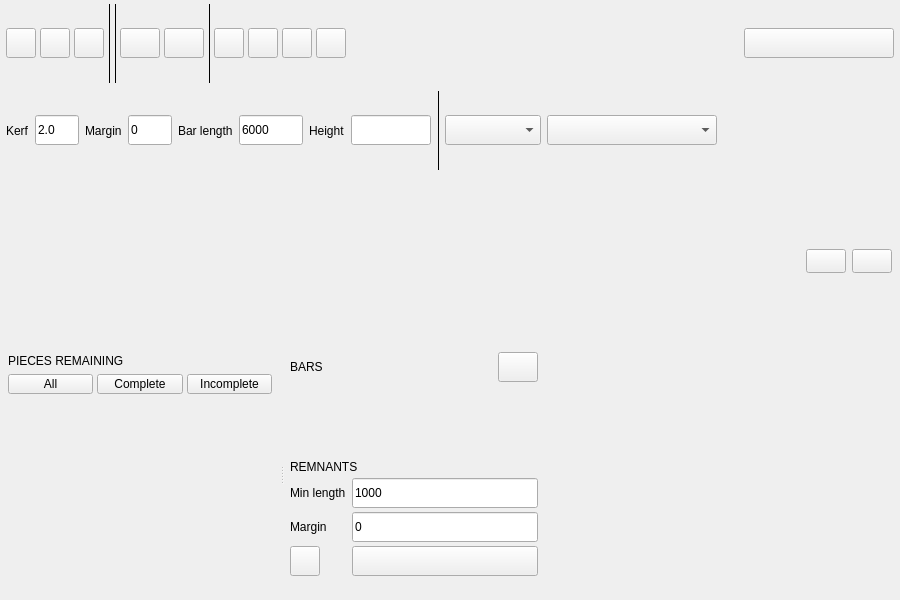
<?xml version="1.0" encoding="UTF-8"?>
<ui version="4.0">
 <class>TabNesting</class>
 <widget class="QWidget" name="TabNesting">
  <property name="geometry">
   <rect>
    <x>0</x>
    <y>0</y>
    <width>900</width>
    <height>600</height>
   </rect>
  </property>
  <layout class="QVBoxLayout" name="main_layout">
   <property name="leftMargin"><number>0</number></property>
   <property name="topMargin"><number>0</number></property>
   <property name="rightMargin"><number>0</number></property>
   <property name="bottomMargin"><number>0</number></property>
   <property name="spacing"><number>0</number></property>

   <!-- toolbar_frame -->
   <item>
    <widget class="QFrame" name="toolbar_frame">
     <layout class="QVBoxLayout" name="toolbar_outer_layout">
      <property name="leftMargin"><number>0</number></property>
      <property name="topMargin"><number>0</number></property>
      <property name="rightMargin"><number>0</number></property>
      <property name="bottomMargin"><number>0</number></property>
      <property name="spacing"><number>0</number></property>

      <!-- Row 1 -->
      <item>
       <widget class="QWidget" name="toolbar_row1" native="true">
        <layout class="QHBoxLayout" name="row1_layout">
         <property name="leftMargin"><number>6</number></property>
         <property name="topMargin"><number>4</number></property>
         <property name="rightMargin"><number>6</number></property>
         <property name="bottomMargin"><number>4</number></property>
         <property name="spacing"><number>4</number></property>

         <item>
          <widget class="QPushButton" name="save_btn">
           <property name="minimumSize"><size><width>30</width><height>30</height></size></property>
           <property name="maximumSize"><size><width>30</width><height>30</height></size></property>
          </widget>
         </item>
         <item>
          <widget class="QPushButton" name="clear_btn">
           <property name="minimumSize"><size><width>30</width><height>30</height></size></property>
           <property name="maximumSize"><size><width>30</width><height>30</height></size></property>
          </widget>
         </item>
         <item>
          <widget class="QPushButton" name="export_btn">
           <property name="minimumSize"><size><width>30</width><height>30</height></size></property>
           <property name="maximumSize"><size><width>30</width><height>30</height></size></property>
          </widget>
         </item>
         <item>
          <widget class="QFrame" name="sep1">
           <property name="frameShape"><enum>QFrame::Shape::VLine</enum></property>
           <property name="minimumSize"><size><width>2</width><height>0</height></size></property>
           <property name="maximumSize"><size><width>2</width><height>16777215</height></size></property>
          </widget>
         </item>

         <!-- mode_toggle and stock_toggle inserted in Python via insertWidget -->

         <item>
          <widget class="QFrame" name="sep2">
           <property name="frameShape"><enum>QFrame::Shape::VLine</enum></property>
           <property name="minimumSize"><size><width>2</width><height>0</height></size></property>
           <property name="maximumSize"><size><width>2</width><height>16777215</height></size></property>
          </widget>
         </item>
         <item>
          <widget class="QPushButton" name="add_bar_btn">
           <property name="minimumSize"><size><width>0</width><height>30</height></size></property>
           <property name="maximumSize"><size><width>16777215</width><height>30</height></size></property>
          </widget>
         </item>
         <item>
          <widget class="QPushButton" name="rem_toolbar_btn">
           <property name="minimumSize"><size><width>0</width><height>30</height></size></property>
           <property name="maximumSize"><size><width>16777215</width><height>30</height></size></property>
          </widget>
         </item>
         <item>
          <widget class="QFrame" name="sep3">
           <property name="frameShape"><enum>QFrame::Shape::VLine</enum></property>
           <property name="minimumSize"><size><width>2</width><height>0</height></size></property>
           <property name="maximumSize"><size><width>2</width><height>16777215</height></size></property>
          </widget>
         </item>
         <item>
          <widget class="QPushButton" name="rotate_left_btn">
           <property name="minimumSize"><size><width>30</width><height>30</height></size></property>
           <property name="maximumSize"><size><width>30</width><height>30</height></size></property>
          </widget>
         </item>
         <item>
          <widget class="QPushButton" name="flip_v_btn">
           <property name="minimumSize"><size><width>30</width><height>30</height></size></property>
           <property name="maximumSize"><size><width>30</width><height>30</height></size></property>
          </widget>
         </item>
         <item>
          <widget class="QPushButton" name="flip_h_btn">
           <property name="minimumSize"><size><width>30</width><height>30</height></size></property>
           <property name="maximumSize"><size><width>30</width><height>30</height></size></property>
          </widget>
         </item>
         <item>
          <widget class="QPushButton" name="rotate_right_btn">
           <property name="minimumSize"><size><width>30</width><height>30</height></size></property>
           <property name="maximumSize"><size><width>30</width><height>30</height></size></property>
          </widget>
         </item>
         <item>
          <spacer name="row1_spacer">
           <property name="orientation"><enum>Qt::Horizontal</enum></property>
           <property name="sizeHint" stdset="0"><size><width>40</width><height>20</height></size></property>
          </spacer>
         </item>
         <item>
          <widget class="QPushButton" name="auto_nest_btn">
           <property name="minimumSize"><size><width>150</width><height>30</height></size></property>
           <property name="maximumSize"><size><width>16777215</width><height>30</height></size></property>
          </widget>
         </item>
        </layout>
       </widget>
      </item>

      <!-- Row 2 -->
      <item>
       <widget class="QWidget" name="toolbar_row2" native="true">
        <layout class="QHBoxLayout" name="row2_layout">
         <property name="leftMargin"><number>6</number></property>
         <property name="topMargin"><number>4</number></property>
         <property name="rightMargin"><number>6</number></property>
         <property name="bottomMargin"><number>4</number></property>
         <property name="spacing"><number>6</number></property>

         <item>
          <widget class="QLabel" name="lbl_kerf">
           <property name="text"><string>Kerf</string></property>
          </widget>
         </item>
         <item>
          <widget class="QLineEdit" name="tb_kerf">
           <property name="minimumSize"><size><width>44</width><height>30</height></size></property>
           <property name="maximumSize"><size><width>44</width><height>30</height></size></property>
           <property name="text"><string>2.0</string></property>
          </widget>
         </item>
         <item>
          <widget class="QLabel" name="lbl_margin">
           <property name="text"><string>Margin</string></property>
          </widget>
         </item>
         <item>
          <widget class="QLineEdit" name="tb_margin">
           <property name="minimumSize"><size><width>44</width><height>30</height></size></property>
           <property name="maximumSize"><size><width>44</width><height>30</height></size></property>
           <property name="text"><string>0</string></property>
          </widget>
         </item>
         <item>
          <widget class="QLabel" name="lbl_bar_len">
           <property name="text"><string>Bar length</string></property>
          </widget>
         </item>
         <item>
          <widget class="QLineEdit" name="tb_bar_len">
           <property name="minimumSize"><size><width>64</width><height>30</height></size></property>
           <property name="maximumSize"><size><width>64</width><height>30</height></size></property>
           <property name="text"><string>6000</string></property>
          </widget>
         </item>
         <item>
          <widget class="QLabel" name="lbl_height">
           <property name="text"><string>Height</string></property>
          </widget>
         </item>
         <item>
          <widget class="QLineEdit" name="tb_height">
           <property name="minimumSize"><size><width>80</width><height>30</height></size></property>
           <property name="maximumSize"><size><width>80</width><height>30</height></size></property>
          </widget>
         </item>

         <!-- common_toggle and snap_toggle inserted in Python via insertWidget -->

         <item>
          <widget class="QFrame" name="sep4">
           <property name="frameShape"><enum>QFrame::Shape::VLine</enum></property>
           <property name="minimumSize"><size><width>2</width><height>0</height></size></property>
           <property name="maximumSize"><size><width>2</width><height>16777215</height></size></property>
          </widget>
         </item>
         <item>
          <widget class="QComboBox" name="opt_combo">
           <property name="minimumSize"><size><width>96</width><height>30</height></size></property>
           <property name="maximumSize"><size><width>96</width><height>30</height></size></property>
          </widget>
         </item>
         <item>
          <widget class="QComboBox" name="strategy_combo">
           <property name="minimumSize"><size><width>170</width><height>30</height></size></property>
           <property name="maximumSize"><size><width>16777215</width><height>30</height></size></property>
          </widget>
         </item>
         <item>
          <spacer name="row2_spacer">
           <property name="orientation"><enum>Qt::Horizontal</enum></property>
           <property name="sizeHint" stdset="0"><size><width>40</width><height>20</height></size></property>
          </spacer>
         </item>
        </layout>
       </widget>
      </item>
     </layout>
    </widget>
   </item>

   <!-- info_bar -->
   <item>
    <widget class="QWidget" name="info_bar" native="true">
     <layout class="QHBoxLayout" name="info_bar_layout">
      <property name="leftMargin"><number>8</number></property>
      <property name="topMargin"><number>0</number></property>
      <property name="rightMargin"><number>8</number></property>
      <property name="bottomMargin"><number>0</number></property>
      <item>
       <widget class="QLabel" name="qty_lbl">
        <property name="text"><string/>
        </property>
        <property name="visible"><bool>false</bool></property>
       </widget>
      </item>
      <item>
       <spacer name="info_spacer">
        <property name="orientation"><enum>Qt::Horizontal</enum></property>
        <property name="sizeHint" stdset="0"><size><width>40</width><height>20</height></size></property>
       </spacer>
      </item>
      <item>
       <widget class="QLabel" name="status_lbl">
        <property name="text"><string/>
        </property>
       </widget>
      </item>
      <item>
       <widget class="QPushButton" name="delete_btn">
        <property name="minimumSize"><size><width>0</width><height>24</height></size></property>
        <property name="maximumSize"><size><width>16777215</width><height>24</height></size></property>
        <property name="visible"><bool>false</bool></property>
       </widget>
      </item>
      <item>
       <widget class="QPushButton" name="remove_btn">
        <property name="minimumSize"><size><width>0</width><height>24</height></size></property>
        <property name="maximumSize"><size><width>16777215</width><height>24</height></size></property>
        <property name="visible"><bool>false</bool></property>
       </widget>
      </item>
     </layout>
    </widget>
   </item>

   <!-- splitter -->
   <item>
    <widget class="QSplitter" name="splitter">
     <property name="orientation"><enum>Qt::Horizontal</enum></property>
     <property name="childrenCollapsible"><bool>true</bool></property>

     <!-- pieces_panel -->
     <widget class="QWidget" name="pieces_panel">
      <property name="minimumSize"><size><width>160</width><height>0</height></size></property>
      <property name="maximumSize"><size><width>280</width><height>16777215</height></size></property>
      <layout class="QVBoxLayout" name="pieces_panel_layout">
       <property name="leftMargin"><number>0</number></property>
       <property name="topMargin"><number>0</number></property>
       <property name="rightMargin"><number>0</number></property>
       <property name="bottomMargin"><number>0</number></property>
       <property name="spacing"><number>0</number></property>
       <item>
        <widget class="QFrame" name="pieces_hdr_frame">
         <layout class="QVBoxLayout" name="pieces_hdr_layout">
          <property name="leftMargin"><number>8</number></property>
          <property name="topMargin"><number>6</number></property>
          <property name="rightMargin"><number>8</number></property>
          <property name="bottomMargin"><number>6</number></property>
          <item>
           <widget class="QLabel" name="sidebar_title">
            <property name="text"><string>PIECES REMAINING</string></property>
           </widget>
          </item>
          <item>
           <widget class="QWidget" name="filter_row" native="true">
            <layout class="QHBoxLayout" name="filter_row_layout">
             <property name="leftMargin"><number>0</number></property>
             <property name="topMargin"><number>0</number></property>
             <property name="rightMargin"><number>0</number></property>
             <property name="bottomMargin"><number>0</number></property>
             <property name="spacing"><number>4</number></property>
             <item>
              <widget class="QPushButton" name="filter_all_btn">
               <property name="text"><string>All</string></property>
               <property name="minimumSize"><size><width>0</width><height>20</height></size></property>
               <property name="maximumSize"><size><width>16777215</width><height>20</height></size></property>
              </widget>
             </item>
             <item>
              <widget class="QPushButton" name="filter_complete_btn">
               <property name="text"><string>Complete</string></property>
               <property name="minimumSize"><size><width>0</width><height>20</height></size></property>
               <property name="maximumSize"><size><width>16777215</width><height>20</height></size></property>
              </widget>
             </item>
             <item>
              <widget class="QPushButton" name="filter_incomplete_btn">
               <property name="text"><string>Incomplete</string></property>
               <property name="minimumSize"><size><width>0</width><height>20</height></size></property>
               <property name="maximumSize"><size><width>16777215</width><height>20</height></size></property>
              </widget>
             </item>
            </layout>
           </widget>
          </item>
         </layout>
        </widget>
       </item>
       <item>
        <widget class="QScrollArea" name="pieces_scroll">
         <property name="widgetResizable"><bool>true</bool></property>
         <property name="frameShape"><enum>QFrame::Shape::NoFrame</enum></property>
         <widget class="QWidget" name="sidebar_container">
          <property name="geometry">
           <rect><x>0</x><y>0</y><width>160</width><height>300</height></rect>
          </property>
          <layout class="QVBoxLayout" name="sidebar_layout">
           <property name="leftMargin"><number>4</number></property>
           <property name="topMargin"><number>4</number></property>
           <property name="rightMargin"><number>4</number></property>
           <property name="bottomMargin"><number>4</number></property>
           <property name="spacing"><number>2</number></property>
           <item>
            <spacer name="sidebar_stretch">
             <property name="orientation"><enum>Qt::Vertical</enum></property>
             <property name="sizeHint" stdset="0"><size><width>20</width><height>40</height></size></property>
            </spacer>
           </item>
          </layout>
         </widget>
        </widget>
       </item>
      </layout>
     </widget>

     <!-- NestingView inserted in Python at index 1 -->

     <!-- bars_panel -->
     <widget class="QWidget" name="bars_panel">
      <property name="minimumSize"><size><width>140</width><height>0</height></size></property>
      <property name="maximumSize"><size><width>260</width><height>16777215</height></size></property>
      <layout class="QVBoxLayout" name="bars_panel_layout">
       <property name="leftMargin"><number>0</number></property>
       <property name="topMargin"><number>0</number></property>
       <property name="rightMargin"><number>0</number></property>
       <property name="bottomMargin"><number>0</number></property>
       <property name="spacing"><number>0</number></property>
       <item>
        <widget class="QFrame" name="bars_hdr_frame">
         <layout class="QHBoxLayout" name="bars_hdr_layout">
          <property name="leftMargin"><number>6</number></property>
          <property name="topMargin"><number>4</number></property>
          <property name="rightMargin"><number>6</number></property>
          <property name="bottomMargin"><number>4</number></property>
          <item>
           <widget class="QLabel" name="bars_hdr_title">
            <property name="text"><string>BARS</string></property>
           </widget>
          </item>
          <item>
           <spacer name="bars_hdr_spacer">
            <property name="orientation"><enum>Qt::Horizontal</enum></property>
            <property name="sizeHint" stdset="0"><size><width>40</width><height>20</height></size></property>
           </spacer>
          </item>
          <item>
           <widget class="QPushButton" name="show_all_btn">
            <property name="minimumSize"><size><width>0</width><height>30</height></size></property>
            <property name="maximumSize"><size><width>16777215</width><height>30</height></size></property>
           </widget>
          </item>
         </layout>
        </widget>
       </item>
       <item>
        <widget class="QScrollArea" name="bars_scroll">
         <property name="widgetResizable"><bool>true</bool></property>
         <property name="frameShape"><enum>QFrame::Shape::NoFrame</enum></property>
         <widget class="QWidget" name="bars_container">
          <property name="geometry">
           <rect><x>0</x><y>0</y><width>140</width><height>300</height></rect>
          </property>
          <layout class="QVBoxLayout" name="bars_layout">
           <property name="leftMargin"><number>4</number></property>
           <property name="topMargin"><number>4</number></property>
           <property name="rightMargin"><number>4</number></property>
           <property name="bottomMargin"><number>4</number></property>
           <property name="spacing"><number>2</number></property>
           <item>
            <spacer name="bars_stretch">
             <property name="orientation"><enum>Qt::Vertical</enum></property>
             <property name="sizeHint" stdset="0"><size><width>20</width><height>40</height></size></property>
            </spacer>
           </item>
          </layout>
         </widget>
        </widget>
       </item>
       <item>
        <widget class="QFrame" name="remnant_panel">
         <property name="visible"><bool>false</bool></property>
         <property name="minimumSize"><size><width>0</width><height>130</height></size></property>
         <layout class="QVBoxLayout" name="remnant_panel_layout">
          <property name="leftMargin"><number>6</number></property>
          <property name="topMargin"><number>6</number></property>
          <property name="rightMargin"><number>6</number></property>
          <property name="bottomMargin"><number>6</number></property>
          <property name="spacing"><number>4</number></property>
          <item>
           <widget class="QLabel" name="rem_title">
            <property name="text"><string>REMNANTS</string></property>
           </widget>
          </item>
          <item>
           <widget class="QWidget" name="rem_row" native="true">
            <layout class="QGridLayout" name="rem_row_layout">
             <property name="leftMargin"><number>0</number></property>
             <property name="topMargin"><number>0</number></property>
             <property name="rightMargin"><number>0</number></property>
             <property name="bottomMargin"><number>0</number></property>
             <property name="horizontalSpacing"><number>6</number></property>
             <property name="verticalSpacing"><number>4</number></property>
             <item row="0" column="0">
              <widget class="QLabel" name="rem_min_lbl">
               <property name="text"><string>Min length</string></property>
              </widget>
             </item>
             <item row="0" column="1">
              <widget class="QLineEdit" name="remnant_min_entry">
               <property name="minimumSize"><size><width>56</width><height>30</height></size></property>
               <property name="maximumSize"><size><width>16777215</width><height>30</height></size></property>
               <property name="text"><string>1000</string></property>
              </widget>
             </item>
             <item row="1" column="0">
              <widget class="QLabel" name="rem_margin_lbl">
               <property name="text"><string>Margin</string></property>
              </widget>
             </item>
             <item row="1" column="1">
              <widget class="QLineEdit" name="rem_margin_entry">
               <property name="minimumSize"><size><width>56</width><height>30</height></size></property>
               <property name="maximumSize"><size><width>16777215</width><height>30</height></size></property>
               <property name="text"><string>0</string></property>
              </widget>
             </item>
             <item row="2" column="0">
              <widget class="QPushButton" name="rem_refresh_btn">
               <property name="minimumSize"><size><width>30</width><height>30</height></size></property>
               <property name="maximumSize"><size><width>30</width><height>30</height></size></property>
              </widget>
             </item>
             <item row="2" column="1">
              <widget class="QPushButton" name="rem_apply_btn">
               <property name="minimumSize"><size><width>0</width><height>30</height></size></property>
               <property name="maximumSize"><size><width>16777215</width><height>30</height></size></property>
              </widget>
             </item>
            </layout>
           </widget>
          </item>
          <item>
           <widget class="QLabel" name="remnant_list_lbl">
            <property name="wordWrap"><bool>true</bool></property>
           </widget>
          </item>
         </layout>
        </widget>
       </item>
      </layout>
     </widget>
    </widget>
   </item>
  </layout>
 </widget>
 <resources/>
 <connections/>
</ui>
